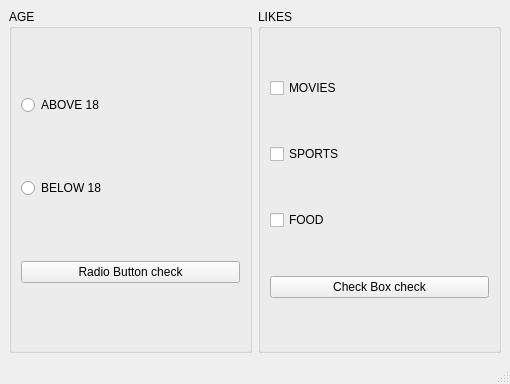
<?xml version="1.0" encoding="UTF-8"?>
<ui version="4.0">
 <class>MainWindow</class>
 <widget class="QMainWindow" name="MainWindow">
  <property name="geometry">
   <rect>
    <x>0</x>
    <y>0</y>
    <width>510</width>
    <height>384</height>
   </rect>
  </property>
  <property name="windowTitle">
   <string>MainWindow</string>
  </property>
  <widget class="QWidget" name="centralwidget">
   <layout class="QHBoxLayout" name="horizontalLayout">
    <item>
     <widget class="QGroupBox" name="agebox">
      <property name="title">
       <string>AGE</string>
      </property>
      <layout class="QVBoxLayout" name="verticalLayout">
       <item>
        <widget class="QRadioButton" name="radioButton">
         <property name="text">
          <string>ABOVE 18</string>
         </property>
        </widget>
       </item>
       <item>
        <widget class="QRadioButton" name="radioButton_2">
         <property name="text">
          <string>BELOW 18</string>
         </property>
        </widget>
       </item>
       <item>
        <widget class="QPushButton" name="radioButtonCheck">
         <property name="text">
          <string>Radio Button check</string>
         </property>
        </widget>
       </item>
      </layout>
     </widget>
    </item>
    <item>
     <widget class="QGroupBox" name="likesbox">
      <property name="title">
       <string>LIKES</string>
      </property>
      <layout class="QVBoxLayout" name="verticalLayout_2">
       <item>
        <widget class="QCheckBox" name="checkBox">
         <property name="text">
          <string>MOVIES</string>
         </property>
        </widget>
       </item>
       <item>
        <widget class="QCheckBox" name="checkBox_2">
         <property name="text">
          <string>SPORTS</string>
         </property>
        </widget>
       </item>
       <item>
        <widget class="QCheckBox" name="checkBox_3">
         <property name="text">
          <string>FOOD</string>
         </property>
        </widget>
       </item>
       <item>
        <widget class="QPushButton" name="checkBoxCheck">
         <property name="text">
          <string>Check Box check</string>
         </property>
        </widget>
       </item>
      </layout>
     </widget>
    </item>
   </layout>
  </widget>
  <widget class="QMenuBar" name="menubar">
   <property name="geometry">
    <rect>
     <x>0</x>
     <y>0</y>
     <width>510</width>
     <height>26</height>
    </rect>
   </property>
  </widget>
  <widget class="QStatusBar" name="statusbar"/>
 </widget>
 <resources/>
 <connections/>
</ui>
